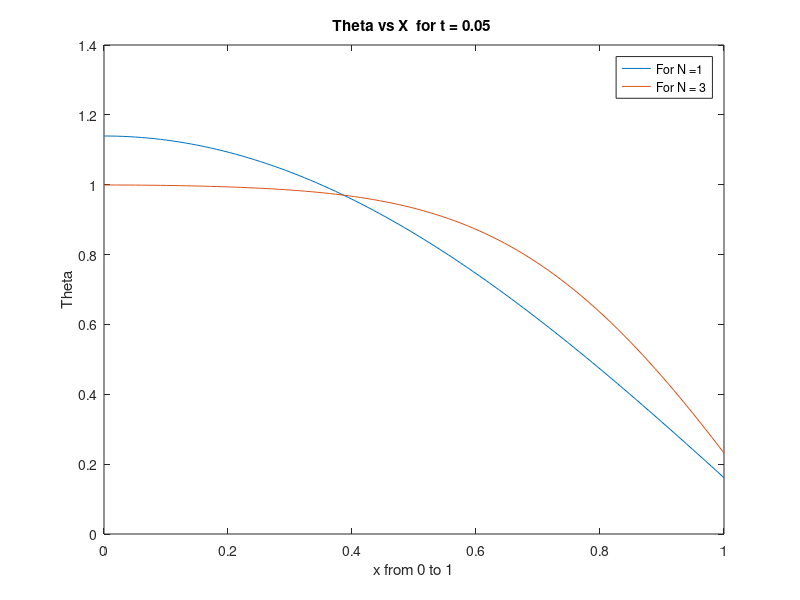
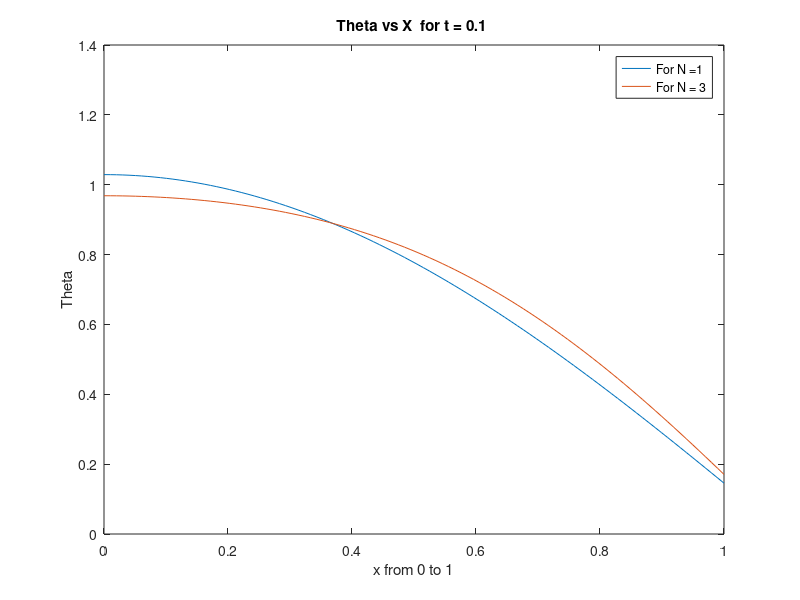
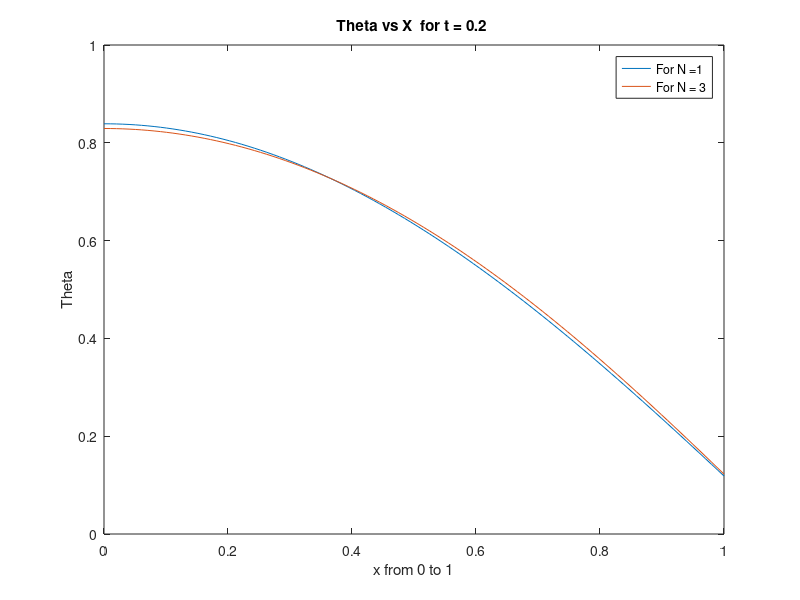
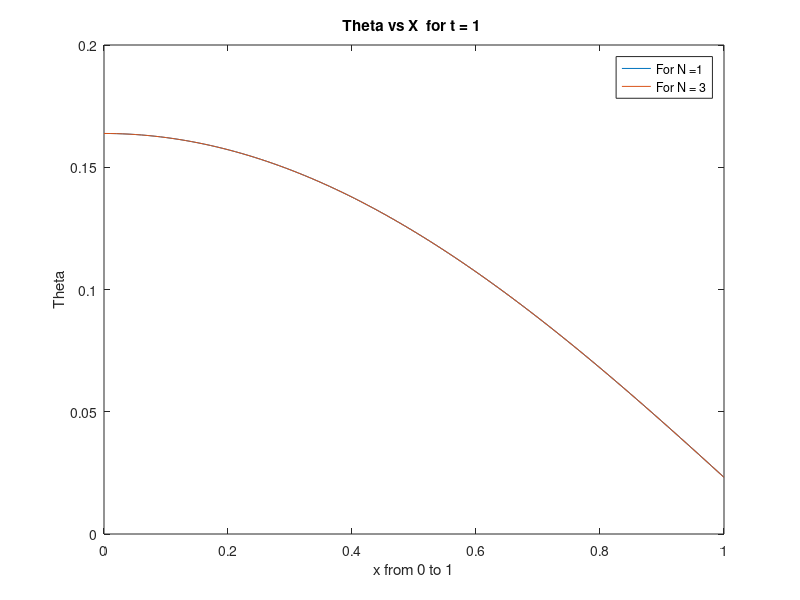

These figures' MATLAB source, in order:
clc 
clear 

%calculating the values of lambda 

func = @(lambda) lambda*tan(lambda)-10 ;
lambdainit = [1,2,7,9];

for i = 1:length(lambdainit)
lambda(i)= fsolve(func,lambdainit(i));
end

% Part 1

x = linspace(0,1,100);

% here t = 0.05
theta1 = (4*sin(lambda(1))/(2*lambda(1)+sin(2*lambda(1))))*(cos(lambda(1)*x))*(exp(-(lambda(1)^2)*0.05));
theta2 = (4*sin(lambda(2))/(2*lambda(2)+sin(2*lambda(2))))*(cos(lambda(2)*x))*(exp(-(lambda(2)^2)*0.05));
theta3 = (4*sin(lambda(3))/(2*lambda(3)+sin(2*lambda(3))))*(cos(lambda(3)*x))*(exp(-(lambda(3)^2)*0.05)) + theta1 + theta2;

figure
plot(x,theta1)
hold on 
plot(x,theta3)
hold on

title("Theta vs X  for t = 0.05 ")
xlabel("x from 0 to 1")
ylabel("Theta")
legend("For N =1 ","For N = 3")

%% part 2

% plot of Theta vs x at N =1 and N=3 respectively  for t = 0.1
x1 = linspace(0,1,100);

% Here t = 0.1
theta1_01 = (4*sin(lambda(1))/(2*lambda(1)+sin(2*lambda(1))))*(cos(lambda(1)*x1))*(exp(-(lambda(1)^2)*0.1));
theta2_01 = (4*sin(lambda(2))/(2*lambda(2)+sin(2*lambda(2))))*(cos(lambda(2)*x1))*(exp(-(lambda(2)^2)*0.1));
theta3_01 = (4*sin(lambda(3))/(2*lambda(3)+sin(2*lambda(3))))*(cos(lambda(3)*x1))*(exp(-(lambda(3)^2)*0.1)) + theta1_01 + theta2_01;

figure
plot(x1,theta1_01)
hold on 
plot(x1,theta3_01)

title("Theta vs X  for t = 0.1 ")
xlabel("x from 0 to 1")
ylabel("Theta")
legend("For N =1 ","For N = 3")

% plot of Theta vs x at N =1 and N=3 respectively  for t = 0.2

% here t = 0.2
theta1_02 = (4*sin(lambda(1))/(2*lambda(1)+sin(2*lambda(1))))*(cos(lambda(1)*x))*(exp(-(lambda(1)^2)*0.2));
theta2_02 = (4*sin(lambda(2))/(2*lambda(2)+sin(2*lambda(2))))*(cos(lambda(2)*x))*(exp(-(lambda(2)^2)*0.2));
theta3_02 = (4*sin(lambda(3))/(2*lambda(3)+sin(2*lambda(3))))*(cos(lambda(3)*x))*(exp(-(lambda(3)^2)*0.2)) + theta1_02 + theta2_02;

figure
plot(x,theta1_02)
hold on 
plot(x,theta3_02)
hold on

title("Theta vs X  for t = 0.2 ")
xlabel("x from 0 to 1")
ylabel("Theta")
legend("For N =1 ","For N = 3")


% plot of Theta vs x at N =1 and N=3 respectively  for t = 1

% here t = 1
theta1_1 = (4*sin(lambda(1))/(2*lambda(1)+sin(2*lambda(1))))*(cos(lambda(1)*x))*(exp(-(lambda(1)^2)*1));
theta2_1 = (4*sin(lambda(2))/(2*lambda(2)+sin(2*lambda(2))))*(cos(lambda(2)*x))*(exp(-(lambda(2)^2)*1));
theta3_1 = (4*sin(lambda(3))/(2*lambda(3)+sin(2*lambda(3))))*(cos(lambda(3)*x))*(exp(-(lambda(3)^2)*1)) + theta1_1 + theta2_1;

figure
plot(x,theta1_1)
hold on 
plot(x,theta3_1)


title("Theta vs X  for t = 1 ")
xlabel("x from 0 to 1")
ylabel("Theta")
legend("For N =1 ","For N = 3")

% plot of Theta vs x at N =1 and N=3 respectively  for t = 10

theta1_10 = (4*sin(lambda(1))/(2*lambda(1)+sin(2*lambda(1))))*(cos(lambda(1)*x))*(exp(-(lambda(1)^2)*10));
theta2_10 = (4*sin(lambda(2))/(2*lambda(2)+sin(2*lambda(2))))*(cos(lambda(2)*x))*(exp(-(lambda(2)^2)*10));
theta3_10 = (4*sin(lambda(3))/(2*lambda(3)+sin(2*lambda(3))))*(cos(lambda(3)*x))*(exp(-(lambda(3)^2)*10)) + theta1_10 + theta2_10;

figure

plot(x,theta1_10)
hold on 
plot(x,theta3_10)


title("Theta vs X  for t = 10 ")
xlabel("x from 0 to 1")
ylabel("Theta")
legend("For N =1 ","For N = 3")

% Yes, spatial temperature profile merge as the time increases which can be
% clearly seen in the plots obtained. The plot after t = 0.2 merges.
%% part 3

% N = 3
% for t = 0-2
t = linspace(0,2,1000);
theta1_vary = (4*sin(lambda(1))/(2*lambda(1)+sin(2*lambda(1))))*(cos(lambda(1)*0))*(exp(-(lambda(1)^2)*t));
theta2_vary = (4*sin(lambda(2))/(2*lambda(2)+sin(2*lambda(2))))*(cos(lambda(2)*0))*(exp(-(lambda(2)^2)*t));
theta3_vary = (4*sin(lambda(3))/(2*lambda(3)+sin(2*lambda(3))))*(cos(lambda(3)*0))*(exp(-(lambda(3)^2)*t)) + theta1_vary + theta2_vary;

figure
plot(t,theta3_vary)
hold on 

% plotting Theta vs t for Biot number = 1 where t varies from 0 to 2


func = @(lambda_1) lambda_1*tan(lambda_1)-1 ;
lambdainit = [1,2,7,9];

for i = 1:length(lambdainit)
lambda_1(i)= fsolve(func,lambdainit(i));
end

t = linspace(0,2,1000);
Theta_1 = (4*sin(lambda_1(1))/(2*lambda_1(1)+sin(2*lambda_1(1))))*(cos(lambda_1(1)*0))*(exp(-(lambda_1(1)^2)*t));
Theta_2 = (4*sin(lambda_1(2))/(2*lambda_1(2)+sin(2*lambda_1(2))))*(cos(lambda_1(2)*0))*(exp(-(lambda_1(2)^2)*t));
Theta_3 = (4*sin(lambda_1(3))/(2*lambda_1(3)+sin(2*lambda_1(3))))*(cos(lambda_1(3)*0))*(exp(-(lambda_1(3)^2)*t)) + Theta_1 + Theta_2;


plot(t,Theta_3)
hold on

title("Theta vs t ")
xlabel("t from 0 to 2")
ylabel("Theta")
legend("For Bi = 10","For Bi = 1")
hold on

% With Bi = 10 decays faster.

%% part 4

%N = 3 

func = @(lambda_1) lambda_1*tan(lambda_1)-0.1 ;
lambdainit = [1,2,7,9];

for i = 1:length(lambdainit)
lambda_1(i)= fsolve(func,lambdainit(i));
end

t = linspace(0,10,1000);
Theta_1_new = (4*sin(lambda_1(1))/(2*lambda_1(1)+sin(2*lambda_1(1))))*(cos(lambda_1(1)*0))*(exp(-(lambda_1(1)^2)*t));
Theta_2_new = (4*sin(lambda_1(2))/(2*lambda_1(2)+sin(2*lambda_1(2))))*(cos(lambda_1(2)*0))*(exp(-(lambda_1(2)^2)*t));
Theta_3_new = (4*sin(lambda_1(3))/(2*lambda_1(3)+sin(2*lambda_1(3))))*(cos(lambda_1(3)*0))*(exp(-(lambda_1(3)^2)*t)) + Theta_1_new + Theta_2_new;

figure
plot(t,Theta_3)
hold on 

% plotting Theta vs t of a lumped solution for Bi = 0.1
% N = 3
% t = 0-2

theta_lumped = exp(-(0.1)*(t));

plot(t,theta_lumped)

title("Theta vs t x =0 and Bi = 0.1 ")
xlabel("variation of t from 0 to 2")
ylabel("Theta")
legend("Temperature profile ","Lumped solution")

